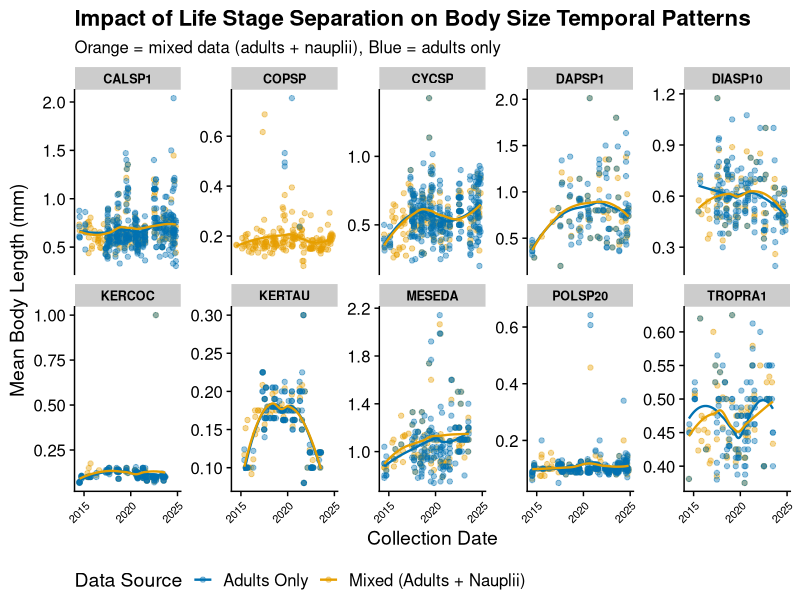
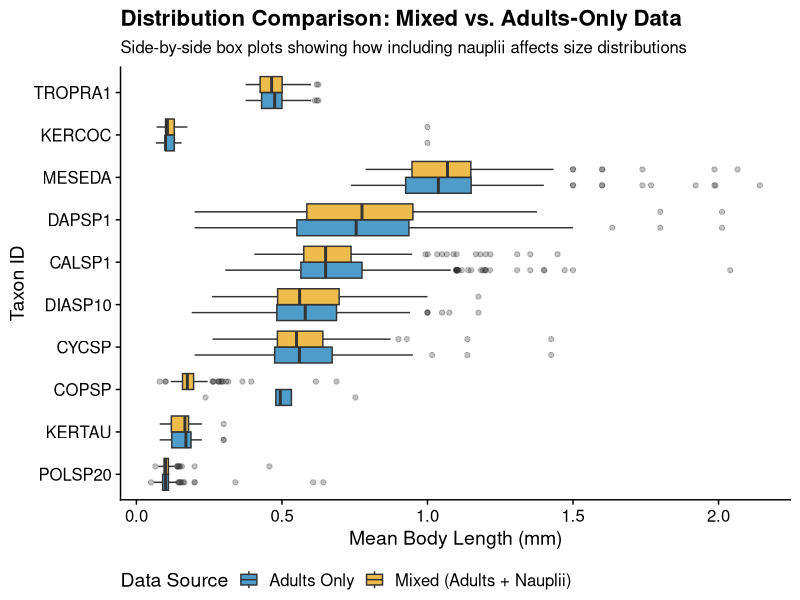

These figures' R source, in order:
# Comparison: Mixed Life Stages vs. Adults-Only Analysis
# Purpose: Side-by-side comparison showing how body size patterns differ
#          when nauplii (larvae) are included vs. excluded
# Date: 2026-05-02

# Load libraries
library(tidyverse)
library(readr)
library(ggplot2)
library(cowplot)
library(patchwork)

# ============================================================================
# Part 1: Prepare Both Datasets
# ============================================================================

cat("Preparing comparison datasets...\n\n")

# Load raw data (all records, mixed life stages)
zoo_raw <- read_csv("data-processed/zooplankton_2014_2026.csv")

# Create MIXED summary (includes both adults and nauplii)
zoo_mixed_summary <- zoo_raw %>%
  mutate(mean_body_length = (zooMinimumLength + zooMaximumLength) / 2) %>%
  group_by(siteID, collectDate, taxonID) %>%
  summarise(
    mean_body_length = mean(mean_body_length, na.rm = TRUE),
    max_body_length = mean(zooMaximumLength, na.rm = TRUE),
    count_per_liter = first(countPerL),
    n_records = n(),
    .groups = "drop"
  ) %>%
  mutate(
    data_source = "Mixed (Adults + Nauplii)",
    collectDate = as.Date(collectDate)
  ) %>%
  arrange(siteID, collectDate, taxonID)

# Load ADULTS-ONLY summary (pre-calculated)
zoo_adults_summary <- read_csv("data-processed/zooplankton_body_size_summary_adults_2014_2026.csv") %>%
  mutate(
    data_source = "Adults Only",
    collectDate = as.Date(collectDate)
  )

# Get top 10 taxa (from mixed data for consistency)
top_taxa <- zoo_mixed_summary %>%
  group_by(taxonID) %>%
  summarise(total_samples = n(), .groups = "drop") %>%
  arrange(desc(total_samples)) %>%
  head(10) %>%
  pull(taxonID)

cat("Top 10 taxa (by frequency in full dataset):\n")
print(top_taxa)
cat("\n")

# ============================================================================
# Part 2: Summary Statistics Comparison
# ============================================================================

cat(paste(rep("=", 80), collapse = ""), "\n")
cat("SUMMARY STATISTICS: MIXED vs. ADULTS-ONLY\n")
cat(paste(rep("=", 80), collapse = ""), "\n\n")

# Overall body size statistics
cat("Overall Body Size (all taxa combined):\n")
cat(paste(rep("-", 80), collapse = ""), "\n")

mixed_stats <- zoo_mixed_summary %>%
  summarise(
    n_samples = n(),
    mean_length = round(mean(mean_body_length, na.rm = TRUE), 4),
    sd_length = round(sd(mean_body_length, na.rm = TRUE), 4),
    min_length = round(min(mean_body_length, na.rm = TRUE), 4),
    max_length = round(max(mean_body_length, na.rm = TRUE), 4)
  )

adults_stats <- zoo_adults_summary %>%
  summarise(
    n_samples = n(),
    mean_length = round(mean(mean_body_length, na.rm = TRUE), 4),
    sd_length = round(sd(mean_body_length, na.rm = TRUE), 4),
    min_length = round(min(mean_body_length, na.rm = TRUE), 4),
    max_length = round(max(mean_body_length, na.rm = TRUE), 4)
  )

cat("MIXED DATA:\n")
print(mixed_stats)
cat("\nADULTS-ONLY DATA:\n")
print(adults_stats)

# Calculate the difference
cat("\nDIFFERENCE (Mixed - Adults):\n")
cat("  Sample count difference:", mixed_stats$n_samples - adults_stats$n_samples, "\n")
cat("  Mean body length difference:", round(mixed_stats$mean_length - adults_stats$mean_length, 4), "mm\n")
cat("  % difference in mean:", round((mixed_stats$mean_length - adults_stats$mean_length) / adults_stats$mean_length * 100, 1), "%\n")

# ============================================================================
# Part 3: Per-Taxon Comparison (Top 10)
# ============================================================================

cat("\n\n", paste(rep("=", 80), collapse = ""), "\n", sep = "")
cat("PER-TAXON COMPARISON: Top 10 Taxa\n")
cat(paste(rep("=", 80), collapse = ""), "\n\n")

mixed_by_taxon <- zoo_mixed_summary %>%
  filter(taxonID %in% top_taxa) %>%
  group_by(taxonID) %>%
  summarise(
    n_samples_mixed = n(),
    mean_length_mixed = round(mean(mean_body_length, na.rm = TRUE), 4),
    .groups = "drop"
  )

adults_by_taxon <- zoo_adults_summary %>%
  filter(taxonID %in% top_taxa) %>%
  group_by(taxonID) %>%
  summarise(
    n_samples_adults = n(),
    mean_length_adults = round(mean(mean_body_length, na.rm = TRUE), 4),
    .groups = "drop"
  )

taxon_comparison <- mixed_by_taxon %>%
  full_join(adults_by_taxon, by = "taxonID") %>%
  mutate(
    length_difference_mm = round(mean_length_mixed - mean_length_adults, 4),
    length_pct_difference = round((mean_length_mixed - mean_length_adults) / mean_length_adults * 100, 1),
    sample_difference = n_samples_mixed - n_samples_adults
  ) %>%
  arrange(desc(abs(length_pct_difference)))

cat("Taxon | Mixed Samples | Mixed Mean | Adult Samples | Adult Mean | Diff (mm) | Diff (%) | Sample Diff\n")
cat(paste(rep("-", 110), collapse = ""), "\n")
for (i in 1:nrow(taxon_comparison)) {
  row <- taxon_comparison[i, ]
  cat(sprintf("%-10s | %13d | %10.4f | %13d | %10.4f | %9.4f | %8.1f | %10d\n",
              row$taxonID,
              row$n_samples_mixed,
              row$mean_length_mixed,
              row$n_samples_adults,
              row$mean_length_adults,
              row$length_difference_mm,
              row$length_pct_difference,
              row$sample_difference))
}

# ============================================================================
# Part 4: Visualization Comparison - Time Series
# ============================================================================

cat("\n\nCreating comparison visualizations...\n")

# Combine data for visualization
viz_data <- bind_rows(
  zoo_mixed_summary %>%
    filter(taxonID %in% top_taxa) %>%
    select(taxonID, collectDate, mean_body_length, data_source),
  zoo_adults_summary %>%
    filter(taxonID %in% top_taxa) %>%
    select(taxonID, collectDate, mean_body_length, data_source)
)

# Set up color palette
data_colors <- c("Mixed (Adults + Nauplii)" = "#E69F00", "Adults Only" = "#0072B2")

# Plot 1: Temporal patterns comparison
p1 <- ggplot(viz_data, aes(x = collectDate, y = mean_body_length, color = data_source)) +
  geom_point(alpha = 0.4, size = 1.5) +
  geom_smooth(method = "loess", se = FALSE, alpha = 0.8, size = 0.8) +
  facet_wrap(~ taxonID, scales = "free_y", ncol = 5) +
  scale_color_manual(values = data_colors, name = "Data Source") +
  labs(
    title = "Impact of Life Stage Separation on Body Size Temporal Patterns",
    subtitle = "Orange = mixed data (adults + nauplii), Blue = adults only",
    x = "Collection Date",
    y = "Mean Body Length (mm)"
  ) +
  theme_cowplot() +
  theme(
    legend.position = "bottom",
    axis.text.x = element_text(angle = 45, hjust = 1, size = 8),
    strip.text = element_text(size = 9, face = "bold")
  )

ggsave("figures/comparison_temporal_patterns_mixed_vs_adults.png", p1, width = 16, height = 10, dpi = 300)
cat("✓ Saved: figures/comparison_temporal_patterns_mixed_vs_adults.png\n")

# Plot 2: Distribution comparison for each taxon
dist_data <- bind_rows(
  zoo_mixed_summary %>%
    filter(taxonID %in% top_taxa) %>%
    select(taxonID, mean_body_length, data_source),
  zoo_adults_summary %>%
    filter(taxonID %in% top_taxa) %>%
    select(taxonID, mean_body_length, data_source)
)

p2 <- ggplot(dist_data, aes(x = reorder(taxonID, mean_body_length, FUN = median),
                             y = mean_body_length, fill = data_source)) +
  geom_boxplot(alpha = 0.7, outlier.alpha = 0.3, position = "dodge") +
  scale_fill_manual(values = data_colors, name = "Data Source") +
  coord_flip() +
  labs(
    title = "Distribution Comparison: Mixed vs. Adults-Only Data",
    x = "Taxon ID",
    y = "Mean Body Length (mm)",
    subtitle = "Side-by-side box plots showing how including nauplii affects size distributions"
  ) +
  theme_cowplot() +
  theme(legend.position = "bottom")

ggsave("figures/comparison_distributions_mixed_vs_adults.png", p2, width = 12, height = 8, dpi = 300)
cat("✓ Saved: figures/comparison_distributions_mixed_vs_adults.png\n")

# ============================================================================
# Part 5: Key Findings Summary
# ============================================================================

cat("\n\n", paste(rep("=", 80), collapse = ""), "\n", sep = "")
cat("KEY FINDINGS\n")
cat(paste(rep("=", 80), collapse = ""), "\n\n")

cat("1. SAMPLE SIZE IMPACT:\n")
cat("   - Mixed data: ", nrow(zoo_mixed_summary), " samples\n", sep = "")
cat("   - Adults-only: ", nrow(zoo_adults_summary), " samples\n", sep = "")
cat("   - Difference: ", nrow(zoo_mixed_summary) - nrow(zoo_adults_summary), " samples removed\n\n", sep = "")

cat("2. BODY SIZE IMPACT:\n")
cat("   - Mean length (mixed): ", round(mean(zoo_mixed_summary$mean_body_length, na.rm = TRUE), 4), " mm\n", sep = "")
cat("   - Mean length (adults): ", round(mean(zoo_adults_summary$mean_body_length, na.rm = TRUE), 4), " mm\n", sep = "")
cat("   - Overall difference: ", round(mean(zoo_mixed_summary$mean_body_length, na.rm = TRUE) - mean(zoo_adults_summary$mean_body_length, na.rm = TRUE), 4), " mm\n\n", sep = "")

# Find taxa with biggest differences
biggest_diff <- taxon_comparison %>% arrange(desc(abs(length_pct_difference))) %>% head(5)
cat("3. TAXA MOST AFFECTED BY NAUPLII INCLUSION:\n")
for (i in 1:nrow(biggest_diff)) {
  row <- biggest_diff[i, ]
  direction <- if_else(row$length_pct_difference > 0, "INFLATED", "DEFLATED")
  cat(sprintf("   %s: Mean %s by %.1f%% (%.4f mm)\n",
              row$taxonID, direction, abs(row$length_pct_difference), abs(row$length_difference_mm)))
}

cat("\n4. IMPLICATIONS FOR YOUR ANALYSIS:\n")
cat("   - Using mixed data risks confounding life stage composition with actual body size responses\n")
cat("   - Some taxa (like those heavily dominated by nauplii) show dramatic shifts\n")
cat("   - Adults-only approach gives cleaner signal for temperature/food supply hypothesis\n")
cat("   - Nauplii should be analyzed separately if interested in recruitment dynamics\n")

cat("\n", paste(rep("=", 80), collapse = ""), "\n", sep = "")
cat("Comparison analysis complete!\n")
cat(paste(rep("=", 80), collapse = ""), "\n")
